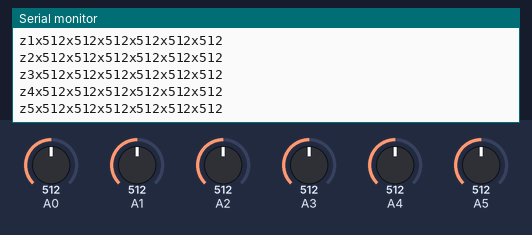
A sketch run on a simulated Arduino Uno, built with avr-gcc and run on an emulated ATmega328P. Parts: the last lines printed to the serial monitor. The inputs (shaded band) are chosen by the test bench; at power-on: A0 = 512, A1 = 512, A2 = 512, A3 = 512, A4 = 512, A5 = 512.

Above: at 1.2 s.
1.3 s: A0 set to 105
At 2.2 s:
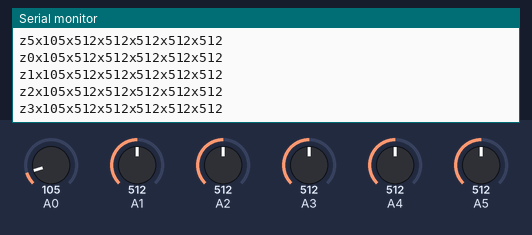
4.3 s: A0 set to 89
At 5.4 s:
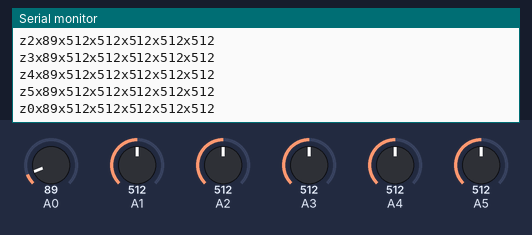
10.3 s: A1 set to 109
At 10.9 s:
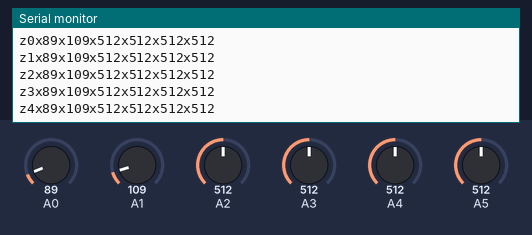
11.8 s: A1 set to 93
At 12.5 s:
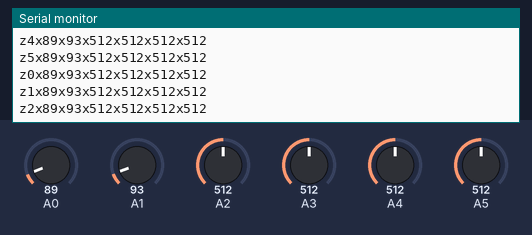
Timing chart, 0 to 14.8 s (numbered marks = the images above; inputs shaded):
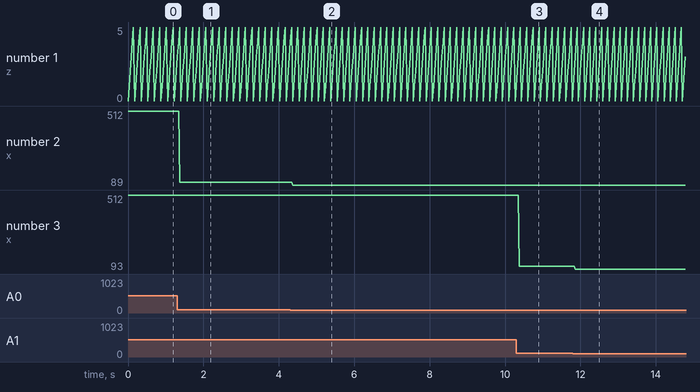

Measured:
- after the input at 1.3 s, the serial monitor: prints a new line after 0.07 s (image 1)
- after the input at 4.3 s, the serial monitor: prints a new line after 0.07 s (image 2)
- after the input at 10.3 s, the serial monitor: prints a new line after 0.08 s (image 3)
- after the input at 11.8 s, the serial monitor: prints a new line after 0.07 s (image 4)
- plotted number 2: 512 → 105 after the input at 1.3 s, 105 → 89 after the input at 4.3 s
- plotted number 3: 512 → 109 after the input at 10.3 s, 109 → 93 after the input at 11.8 s

The sketch:

matrix_firmware_simple.ino
```cpp
//--------------------------------
//------------ TOUCH -------------
//--------------------------------
// TOUCH GRID CONFIGURATION (here is a 24x24 sensors grid)
#define  ROWS  6
#define  COLS  6

int pinRows[] = {2, 3, 4, 5, 6, 7}; // sorties digitales
int pinCols[] = {0, 1, 2, 3, 4 , 5};  // entrées analogiques

void setup() {
  Serial.begin(9600);  // for serial (to computer)

  // toutes les lignes en LOW
  for (int i = 0; i < COLS; i++) {
    pinMode(pinRows[i], OUTPUT);
    digitalWrite(pinRows[i], LOW);
  }
}

void loop() {
  //--------------------------------
  //------------ TOUCH -------------
  //--------------------------------
  // Scan each column
  for (int i = 0; i < COLS; i++) {
    digitalWrite(pinRows[i], HIGH);

    // Write row reference on serial (zCCxAAAxAAAxAAAxAAA...xAAAq)
    Serial.print("z");
    Serial.print(i);

    // Read electric potential on each points (rows) of the current columns
    for (int j = 0; j < ROWS; j++) {
      Serial.print("x"); // "x" used as separator
      Serial.print(analogRead(pinCols[j]));
    }
    Serial.println("");

    // Set column pin in high-impedance state
    digitalWrite(pinRows[i], LOW);
  }
}
```
